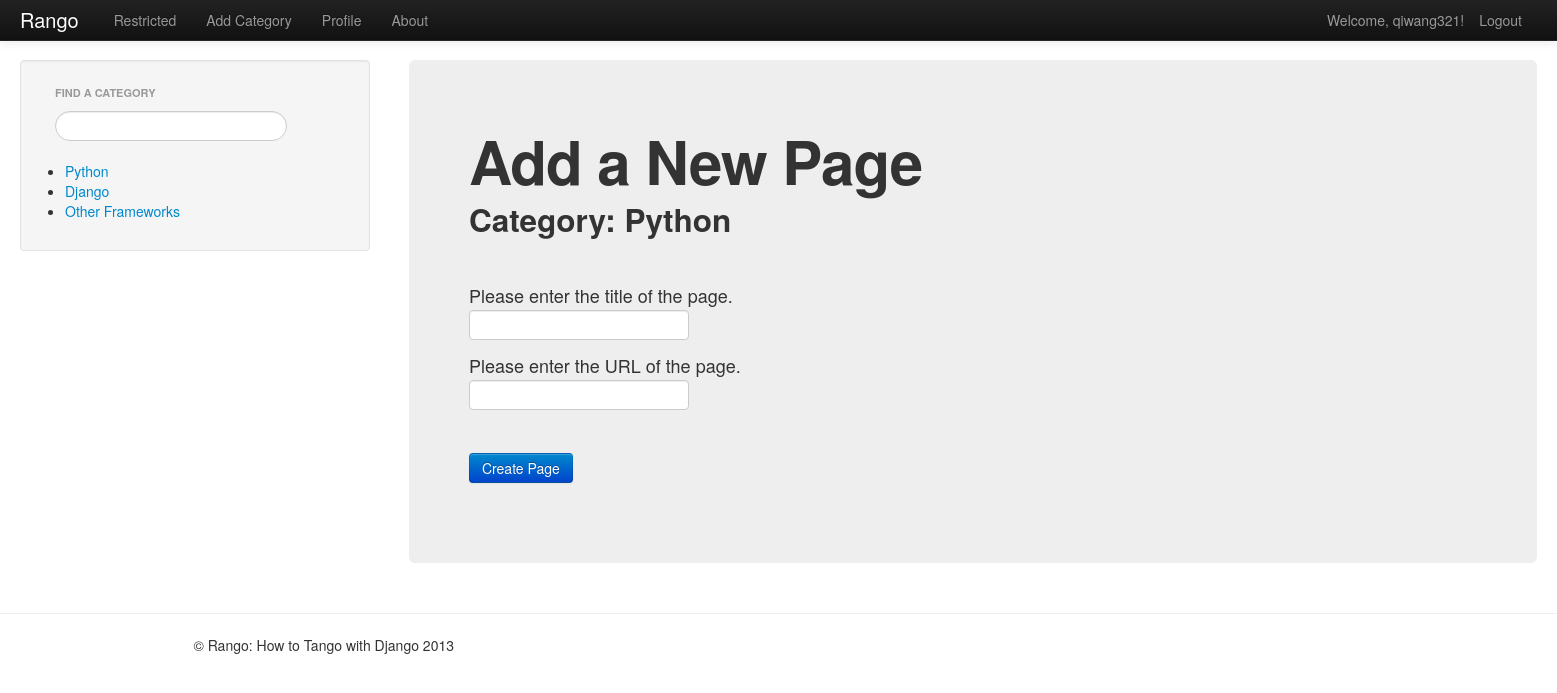
Page /rango/category/Python/add_page/ (signed in) on the committed database.
### rango/models.py (models this page shows, shortened)
class Category(models.Model):
    name = models.CharField(max_length=128, unique=True)
    views = models.IntegerField(default=0)
    likes = models.IntegerField(default=0)
    url = models.CharField(max_length=128)

### rango/views.py (the view)
# urls.py: url(r'^category/(?P<category_name_url>\w+)/add_page/$', views.add_page, name='add_page'),
@login_required
def add_page(request, category_name_url):
    context = RequestContext(request)
    category_name = url_decode(category_name_url)
    if request.method == 'POST':
        form = PageForm(request.POST)
        if form.is_valid():
            page = form.save(commit=False)
            try:
                cat = Category.objects.get(name=category_name)
                page.category = cat
            except Category.DoesNotExist:
                return render_to_response('rango/add_category.html', {}, context)
            page.views = 0
            page.save()
            return category(request, category_name_url)
        else:
            print form.errors
    else:
        form = PageForm()
    context_dict = {'cat_list': get_category_list(),
                    'category_name_url': category_name_url,
                    'category_name': category_name,
                    'form': form}
    return render_to_response('rango/add_page.html', context_dict, context)

### rango/forms.py (shortened to what this page needs)
class PageForm(forms.ModelForm):
    title = forms.CharField(max_length=128, help_text="Please enter the title of the page.")
    url = forms.CharField(max_length=200, help_text="Please enter the URL of the page.")
    views = forms.IntegerField(widget=forms.HiddenInput(), initial=0)
    class Meta:
        model = Page
        fields = ('title', 'url', 'views')

### rango/views.py (called while the page is built)
def url_decode(name):
    return name.replace('_', ' ')

def get_category_list(max_results=0, starts_with=''):
    cat_list = []
    if starts_with:
        cat_list = Category.objects.filter(name__startswith=starts_with)
    else:
        cat_list = Category.objects.all()
    if max_results > 0:
        if len(cat_list) > max_results:
            cat_list = cat_list[:max_results]
    """
    for cat in cat_list:
        cat.url = encode_url(cat.name)
    """
    return cat_list

### templates/rango/add_page.html (shortened to what this page needs)
{% extends 'rango/base.html' %}
{% block body_block %}
<div class="hero-unit">
  <h1>Add a New Page</h1>
  <h2>Category: {{ category_name }}</h2>
  <br />
  <div class="container">
    <form class="span6" id="page_form" method="post" action="/rango/category/{{ category_name_url }}/add_page/">
      {% for field in form.visible_fields %}
        {{ field.help_text }}<br />
        {{ field }}<br />
      {% endfor %}
      <br />
      <button class="btn btn-primary" type="submit" name="add_page">Create Page</button>
    </form>
  </div>
</div>
{% endblock %}

### templates/rango/base.html (shortened to what this page needs)
{% load static %}
<!DOCTYPE html>
<html>
  <head>
    <link href="{% static 'css/bootstrap-fluid-adj.css' %}" rel="stylesheet">
    <link href="{% static 'css/bootstrap.min.css' %}" rel="stylesheet" >
    <link href="{% static 'css/bootstrap-responsive.css' %}" rel="stylesheet">
  </head>
  <body>
    <div class ="navbar navbar-inverse navbar-fixed-top">
      <div class="navbar-inner">
	<div class="container-fluid">
	  <a class="brand" href="/rango/">Rango</a>
	  <div class="nav-collapse collapse">
	    <ul class="nav pull-right">
	      {% if user.is_authenticated %}
	        <li class="navbar-text">Welcome, {{ user.username }}!</li>
	        <li><a href="/rango/logout/">Logout</a></li>
	      {% else %}
	        <li><a href="/rango/register/">Register</a></li>
	        <li><a href="/rango/login/">Login</a></li>
	      {% endif %}
	    </ul>
	    <ul class="nav">
	      {% if user.is_authenticated %}
	        <li><a href="/rango/restricted/">Restricted</a></li>
		<li><a href="/rango/add_category/">Add Category</a></li>
		<li><a href="/rango/profile/">Profile</a></li>
	      {% endif %}
	      <li><a href="/rango/about/">About</a></li>
	    </ul>
	  </div>
	</div>
      </div>
    </div>
    <div class="container-fluid">
      <div class="row-fluid">
	<div class="span3">
	  <div class="well sidebar-nav">
	    <ul class="nav nav-list">
	      <li class="nav-header">Find a Category</li>
	      <form>
		<li><input class="search-query span10" type="text" name="suggestion" value="" id="suggestion" /></li>
	      </form>
	    </ul>
	    {% if cat_list %}
	      <div id="cats">
	      {% include "rango/category_list.html" %}
	      </div>
	    {% endif %}
	  </div>
	</div>
	<div class="span9">
	  {% block body_block %}
	  {% endblock %}
	</div>
      </div>
    </div>
    <hr>
    <footer>
      <div class="container">
	<p>&copy; Rango: How to Tango with Django 2013</p>
      </div>
    </footer>
  </body>
</html>

### templates/rango/category_list.html
  {% if cat_list %}
  <ul>
    {% for category in cat_list %}
    <li> <a href="/rango/category/{{ category.url }}">{{ category.name }}</a></li>
    {% endfor %}
  </ul>
  {% else %}
    <strong>No categories at present.</strong>
  {% endif %}

### rows in the picture
Category: name "Python"
Category: name "Django"
Category: name "Other Frameworks"

### other values in the picture
{{ user.username }} "qiwang321"
{{ category_name }} "Python"
{{ field.help_text }} "Please enter the title of the page." "Please enter the URL of the page."
